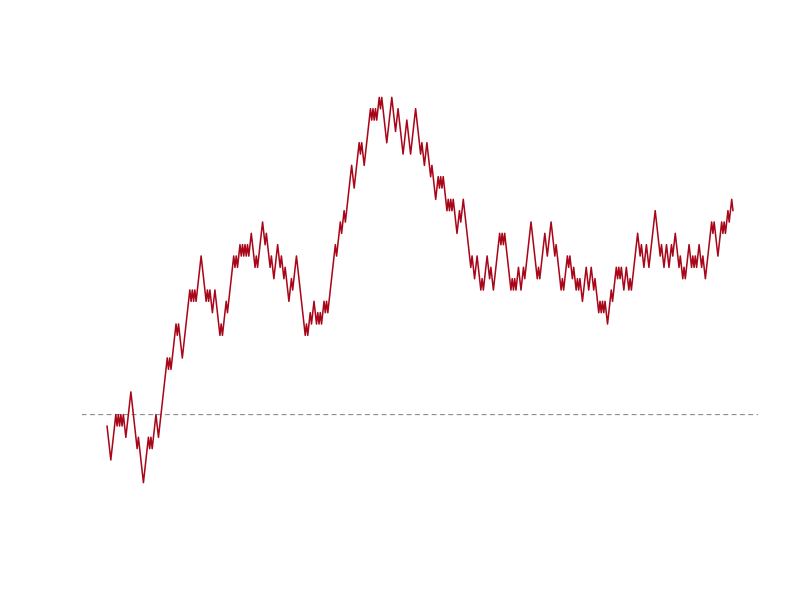

Write R code to recreate this figure.
## ---- chunk 1
set.seed(42)
steps <- sample(c(-1, 1), 500, replace = TRUE)
walk <- cumsum(steps)
summary(walk)
## ---- chunk 2
plot(walk, type = "l", col = "#a8071a", lwd = 1.5,
     axes = FALSE, xlab = "", ylab = "",
     panel.first = abline(h = 0, col = "#888", lty = 2))
## ---- chunk 3
knitr::kable(head(data.frame(step = seq_along(walk), position = walk), 5))
